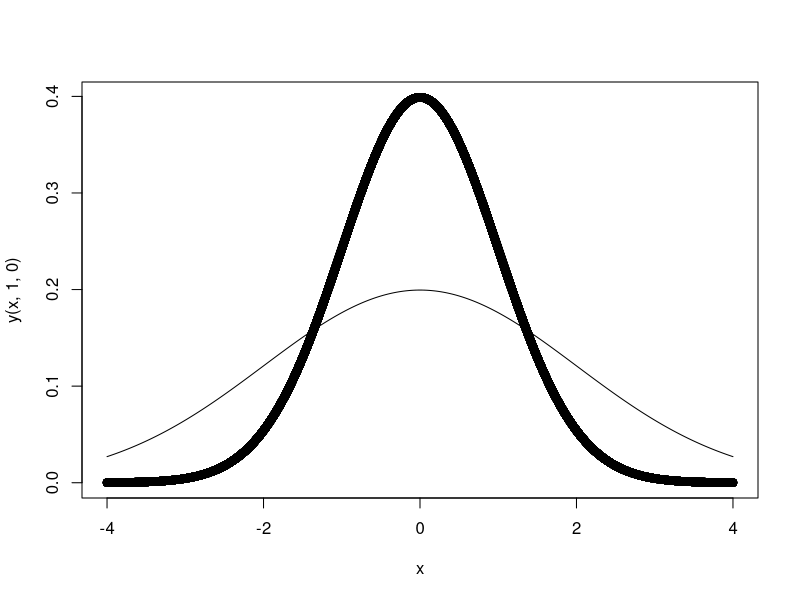

This chart was generated by the following R code:
y <- function(x, sig, mu) {
  (1/(sqrt(2*pi)*sig)) * exp(-((x - mu)^2)/(2*(sig^2)))
}
x <- seq(-4, 4, 0.0001)
plot(x, y(x, 1, 0))
lines(x, y(x, 2, 0))
